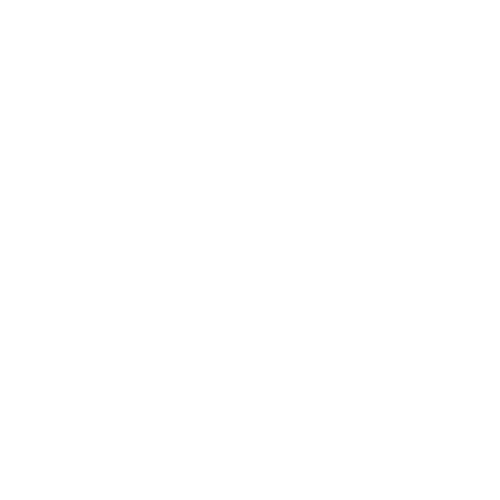
Frame 1 (no input)
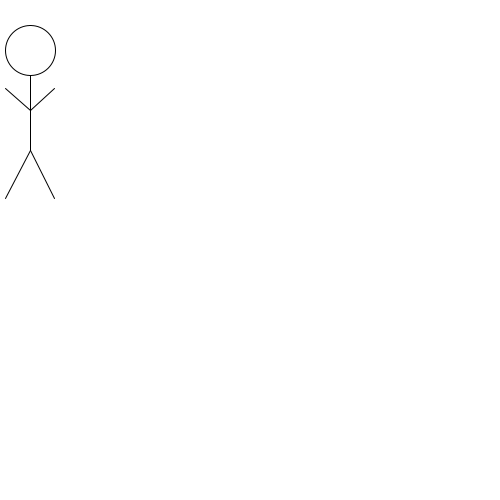
Frame 60 (the mouse pressed at the canvas centre just before this capture)
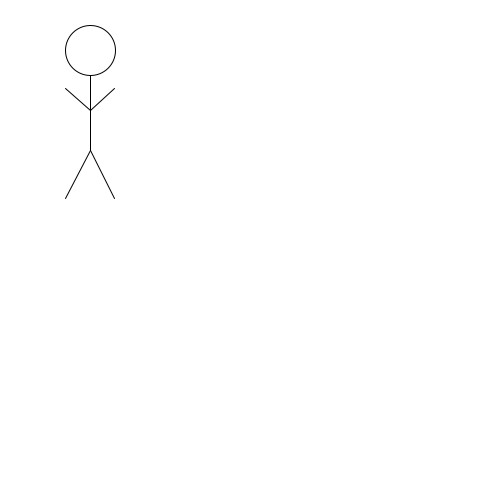
Frame 120 (the mouse held since frame 60 and released just before this capture)

The Processing sketch that drew these frames (run headless with seeded random() and noise(); from frame 60 on, the mouse is pressed at the canvas centre):

// Processing sketch: processing_114751
// ── processing_114751.pde

  float x = 0;
  float speed = 1;
  float sinusKurve = 0;
  float xBen = 0;
  float yBen = 0;
  float benA = 0;
  float benB = 0;
  float benC = 0;
  float yArm = 0;
  
  float A = -30;
  float a = 50;
  float b = 75;
  float c = 150;
  float d = 200;
  float e = 125;
  
void setup ()
{
  size(500,500);
}


void draw ()
{
  background(255,255,255);
  
  x = x+0.05;
  
  A = A+speed;
  
  sinusKurve = 25 * cos(x);
  
  xBen = sinusKurve + A;
  
  yBen = sqrt(d*d-sinusKurve*sinusKurve);
  
  //hoved
  
  ellipse(A,a,50,50);
  
  //krop
  line(A,b,A,c);

  //Ben1
  line(A,c,xBen,yBen);
  

  //Ben2
  benA = 25 * cos(x-PI);
  
  benB = benA + A;
  
  benC = sqrt(d*d-benA*benA);
  
  line(A,c,benB,benC);
  
  
  //Arm1
  line(A,c-40,xBen,yBen-110);
  
  
  //Arm2
  line(A,c-40,benB,benC-110);
  
}
